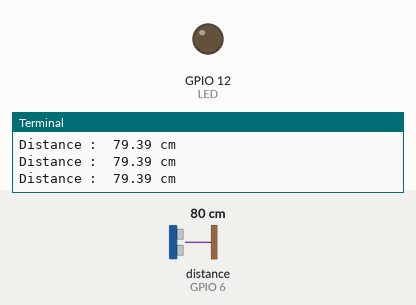
Bench run of a program on a simulated Raspberry Pi (BCM pin numbers). Shown: output pins drawn as LEDs (lit = HIGH), the last lines printed to the terminal. The test bench sets the inputs (shaded band); at power-on: distance to the obstacle (sensor on GPIO 6) 80 cm. The echo pulse lasts 58.3 µs per cm; the clock reads 2024-03-15 10:24:30 at power-on unless the program sets it; pins used as bus, display or sensor lines are not drawn.

Above: at 1.2 s.
1.3 s: distance to the obstacle (sensor on GPIO 6) set to 11 cm
2.8 s: distance to the obstacle (sensor on GPIO 6) set to 8 cm
At 3.4 s:
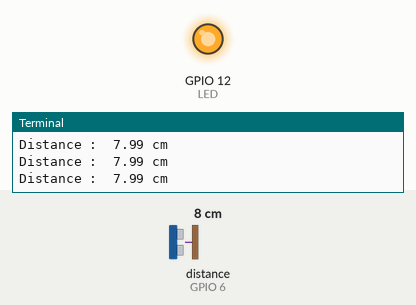
4.3 s: distance to the obstacle (sensor on GPIO 6) set to 35 cm
At 5.1 s:
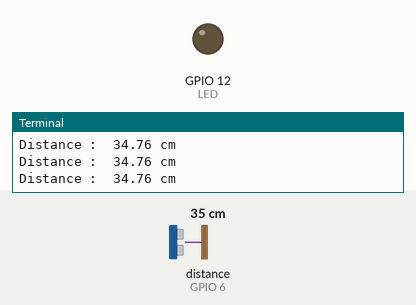
5.8 s: distance to the obstacle (sensor on GPIO 6) set to 2 cm
At 6.6 s:
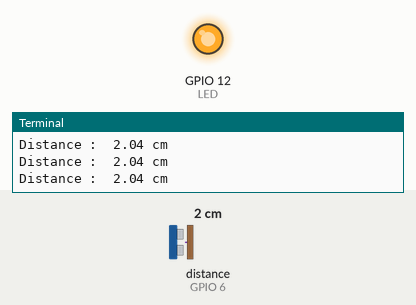
Timing chart, 0 to 8.3 s (numbered marks = the images above; inputs shaded):
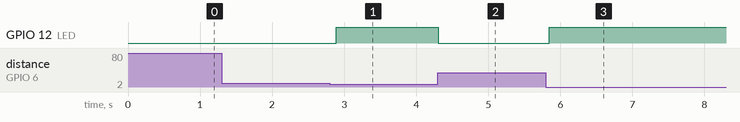

The program:

ultrasonic_sensor.py
```python
import RPi.GPIO as gpio
import time

LED = 12
trig = 5
echo = 6
print("start")
gpio.setmode(gpio.BCM)
gpio.setup(trig, gpio.OUT)
gpio.setup(LED, gpio.OUT)
gpio.setup(echo, gpio.IN)
pulse_start = time.time()

try :
    while True :
      gpio.output(trig, False)
      time.sleep(0.1)
      gpio.output(trig, True)
      time.sleep(0.00002)
      gpio.output(trig, False)

      while gpio.input(echo) == 0 :
        pulse_start = time.time()

      while gpio.input(echo) == 1 :
        pulse_end = time.time()

      pulse_duration = pulse_end - pulse_start
      distance_1 = pulse_duration * 17000
      distance_2 = round(distance_1, 2)
      try:
        if distance_2 <=10:
            gpio.output(LED, gpio.HIGH)
        else:
            gpio.output(LED, gpio.LOW)
      except KeyboardInterrupt:
          print("error")
      print("Distance : ", distance_2, "cm")
except:
    gpio.cleanup()
```

Measured:
- the behaviour switches between 10 and 9 cm on distance to the obstacle (sensor on GPIO 6) (found by bisection; images 0 and 1)
- after the input at 2.8 s, GPIO 12 (LED): LOW → HIGH after 0.09 s
- after the input at 4.3 s, GPIO 12 (LED): HIGH → LOW at once
- after the input at 5.8 s, GPIO 12 (LED): LOW → HIGH after 0.05 s
